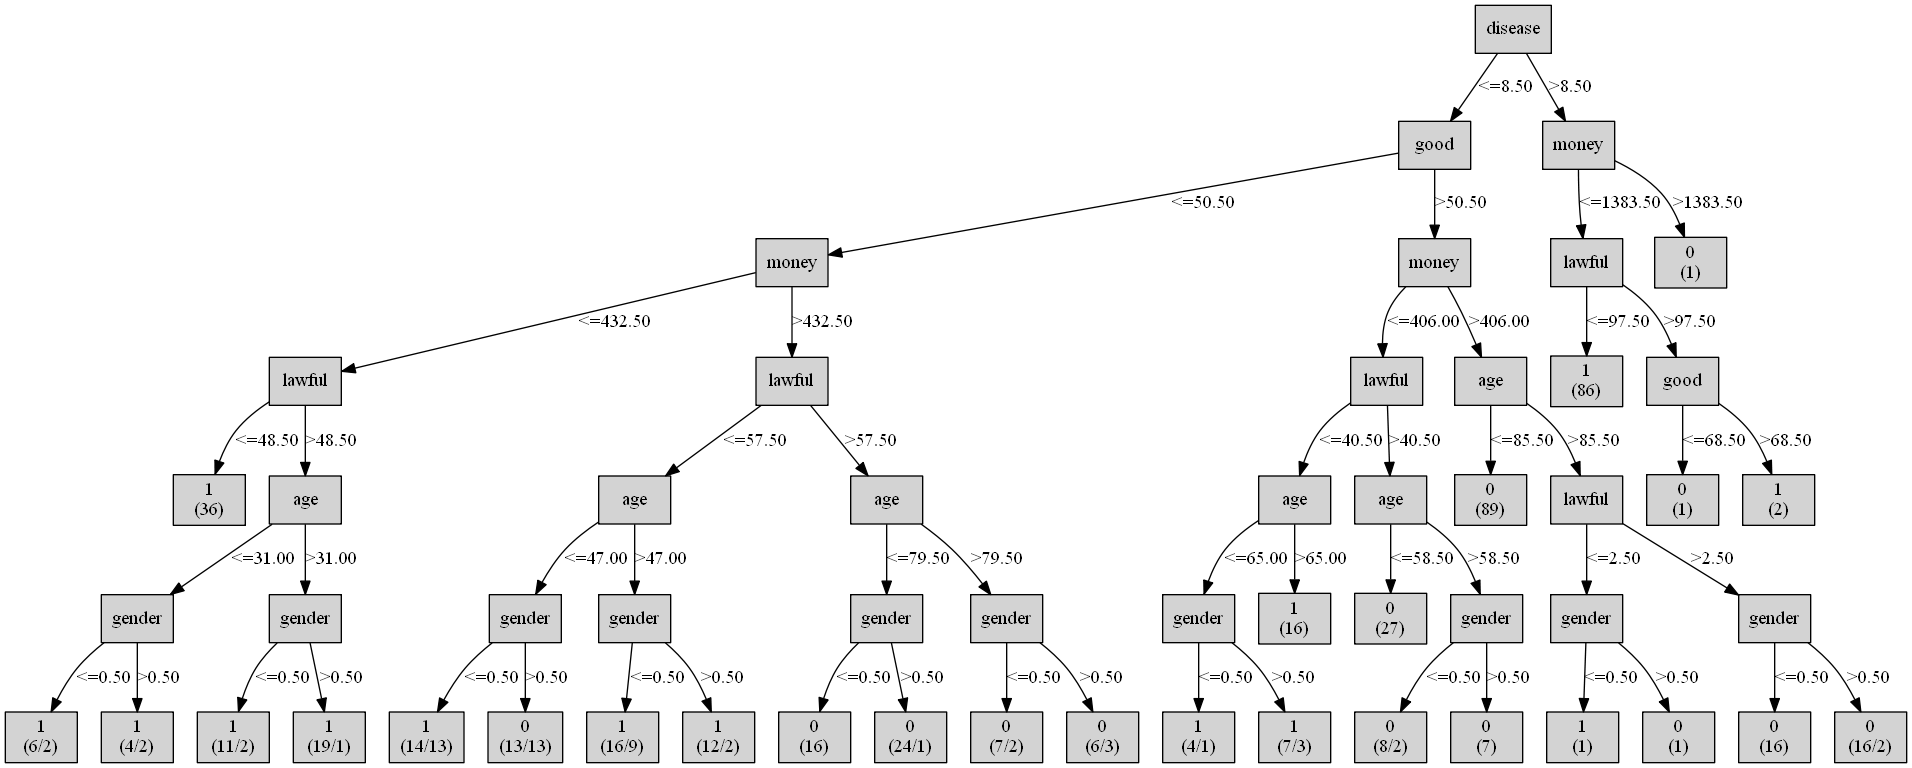

This figure's Python source:
import pandas as pd
from sklearn.metrics import classification_report, confusion_matrix
from sklearn.model_selection import train_test_split
from id3 import Id3Estimator
from id3 import export_graphviz

#nazwy kolumn (dead :1 -umrze, 0 - przeżyje)
names = ['gender', 'age', 'disease', 'good', 'lawful', 'money', 'dead']
Nfeature_names = ['gender', 'age', 'disease', 'good', 'lawful', 'money']

# wczytaj dataset z pliku dane.csv
dataset = pd.read_csv("dane.csv", header=None, names=names)
print(dataset.head())  # show first 5 rows

print ("Dataset Lenght:: ", len(dataset))
print ("Dataset Shape:: ", dataset.shape)

X = dataset.drop('dead', axis=1)
y = dataset['dead']

#tworzenie drzewa
estimator = Id3Estimator()

#Podział na dane treningowe i dane testowe
X_train, X_test, y_train, y_test = train_test_split(X, y, test_size=0.20)
estimator.fit(X_train, y_train)

#średnia poporawność i macież błędu
y_pred = estimator.predict(X_test)
print(confusion_matrix(y_test, y_pred))
print(classification_report(y_test, y_pred))

#tworzenie pliku Graphviz
export_graphviz(estimator.tree_, 'Dtree.dot', Nfeature_names)
